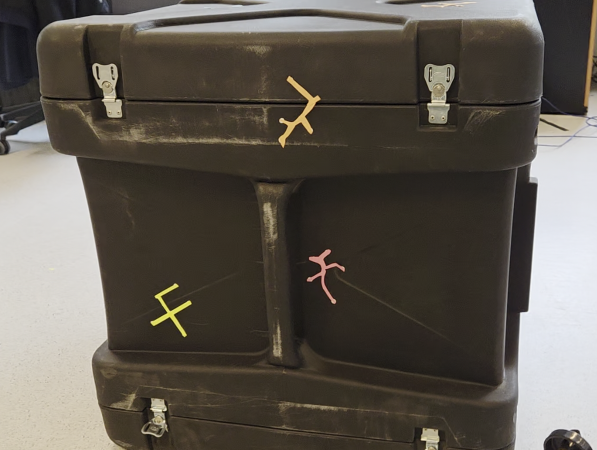
#> input picture detection_de_fissures/hsv_detector/HSV-Color-Detector-On-Images/Resources/test.png, 1194 x 900 px (shown at 1/2 size)
$ python main.py
#> lines starting #> are read from the running program, lines starting #| are printed output that depends on the picture; after the words box and inside, x2 and y2 are one past the last pixel; in counts of white or black regions, pixels touching at a corner belong together
import cv2
import numpy as np

def empty(a):
    pass

def stackImages(scale,imgArray):
    rows = len(imgArray)
    cols = len(imgArray[0])
    rowsAvailable = isinstance(imgArray[0], list)
    width = imgArray[0][0].shape[1]
    height = imgArray[0][0].shape[0]
    if rowsAvailable:
        for x in range ( 0, rows):
            for y in range(0, cols):
                if imgArray[x][y].shape[:2] == imgArray[0][0].shape [:2]:
                    imgArray[x][y] = cv2.resize(imgArray[x][y], (0, 0), None, scale, scale)
                else:
                    imgArray[x][y] = cv2.resize(imgArray[x][y], (imgArray[0][0].shape[1], imgArray[0][0].shape[0]), None, scale, scale)
                if len(imgArray[x][y].shape) == 2: imgArray[x][y]= cv2.cvtColor( imgArray[x][y], cv2.COLOR_GRAY2BGR)
        imageBlank = np.zeros((height, width, 3), np.uint8)
        hor = [imageBlank]*rows
        hor_con = [imageBlank]*rows
        for x in range(0, rows):
            hor[x] = np.hstack(imgArray[x])
        ver = np.vstack(hor)
    else:
        for x in range(0, rows):
            if imgArray[x].shape[:2] == imgArray[0].shape[:2]:
                imgArray[x] = cv2.resize(imgArray[x], (0, 0), None, scale, scale)
            else:
                imgArray[x] = cv2.resize(imgArray[x], (imgArray[0].shape[1], imgArray[0].shape[0]), None,scale, scale)
            if len(imgArray[x].shape) == 2: imgArray[x] = cv2.cvtColor(imgArray[x], cv2.COLOR_GRAY2BGR)
        hor= np.hstack(imgArray)
        ver = hor
    return ver


cv2.namedWindow("TrackBars")
cv2.resizeWindow("TrackBars",640,240)

cv2.createTrackbar("Hue Min","TrackBars",0,179,empty)
cv2.createTrackbar("Hue Max","TrackBars",117,179,empty)
cv2.createTrackbar("Sat Min","TrackBars",0,255,empty)
cv2.createTrackbar("Sat Max","TrackBars",254,255,empty)
cv2.createTrackbar("Val Min","TrackBars",137,255,empty)
cv2.createTrackbar("Val Max","TrackBars",255,255,empty)

img = cv2.imread("Resources/test.png")
#> img is the input picture: shape (900, 1194, 3); mean B, G, R 81.2, 89.6, 95.5
imgHSV= cv2.cvtColor(img,cv2.COLOR_BGR2HSV)
#> imgHSV: shape (900, 1194, 3); mean H, S, V 32.3, 58.5, 96.3

while True:
    h_min = cv2.getTrackbarPos("Hue Min","TrackBars")
    h_max = cv2.getTrackbarPos("Hue Max", "TrackBars")
    s_min = cv2.getTrackbarPos("Sat Min", "TrackBars")
    s_max = cv2.getTrackbarPos("Sat Max", "TrackBars")
    v_min = cv2.getTrackbarPos("Val Min", "TrackBars")
    v_max = cv2.getTrackbarPos("Val Max", "TrackBars")

    lower = np.array([h_min,s_min,v_min])
    upper = np.array([h_max,s_max,v_max])

    print(h_min,h_max,s_min,s_max,v_min,v_max)
    mask = cv2.inRange(img,lower,upper)
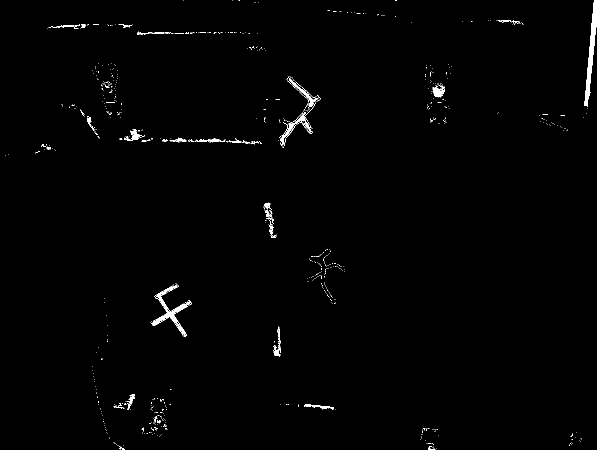
#> mask: shape (900, 1194) (shown at 1/2 size); 0.84% white; 663 white regions (622 under 20 px), largest, box (x1, y1, x2, y2) and area: (1169, 0, 1194, 214) 1762, (301, 567, 383, 674) 1457, (561, 206, 631, 290) 666
    imgResult = cv2.bitwise_and(img,img,mask=mask)
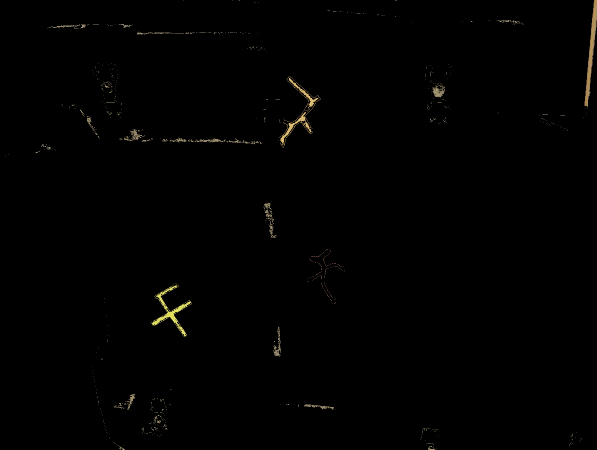
#> imgResult: shape (900, 1194, 3) (shown at 1/2 size); mean B, G, R 0.9, 1.3, 1.4


    imgStack = stackImages(0.6,([img,imgHSV],[mask,imgResult]))
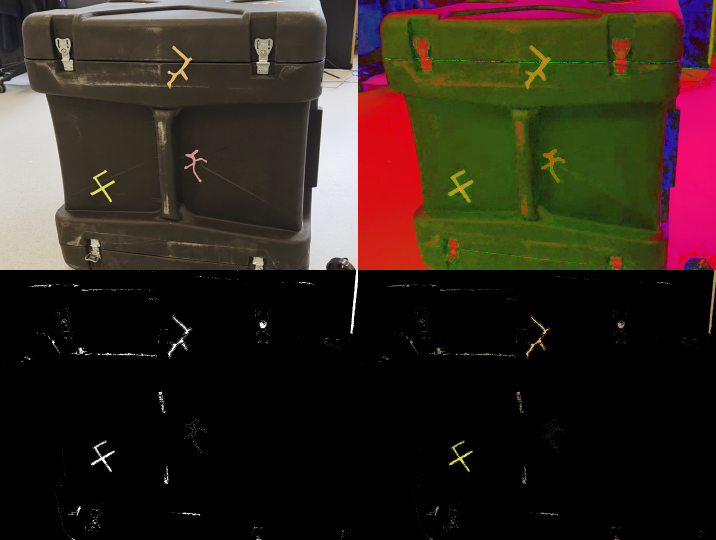
#> imgStack: shape (1080, 1432, 3) (shown at 1/2 size); mean B, G, R 29.1, 37.8, 48.8
    cv2.imshow("Image Stack", imgStack)

    cv2.waitKey(1)
